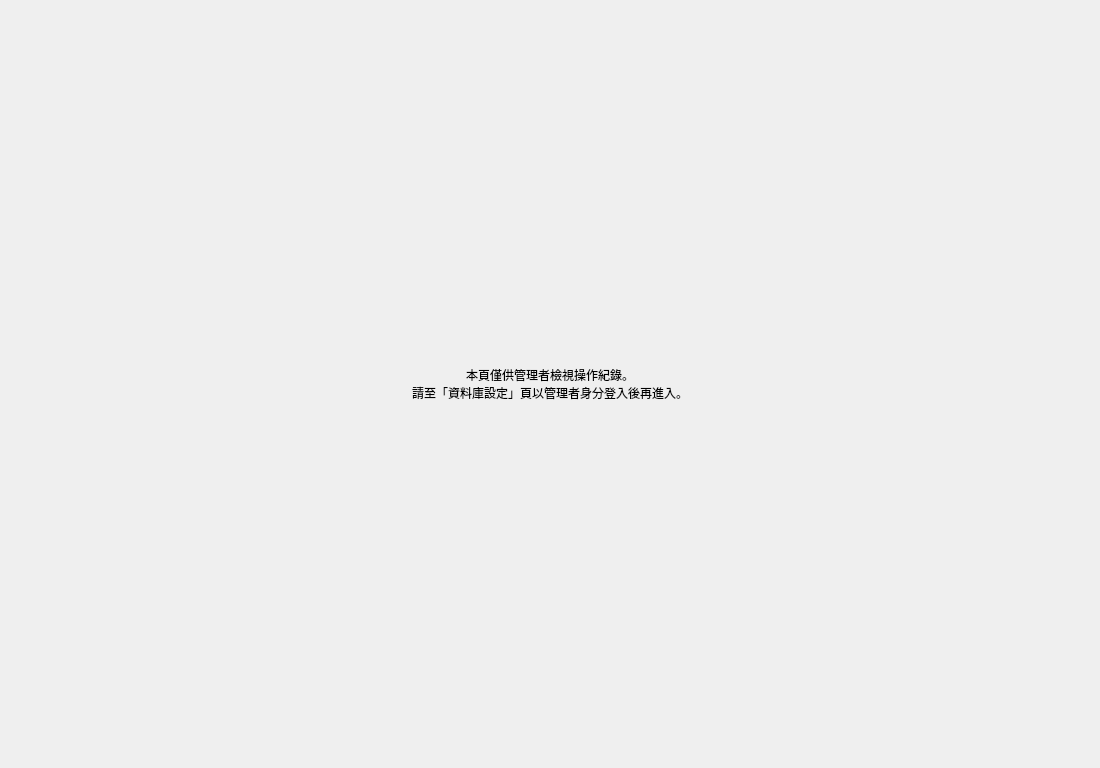
<?xml version="1.0" encoding="UTF-8"?>
<ui version="4.0">
 <class>MainWindow</class>
 <widget class="QMainWindow" name="MainWindow">
  <property name="geometry">
   <rect><x>0</x><y>0</y><width>1100</width><height>768</height></rect>
  </property>
  <property name="windowTitle"><string>公文管理系統 - 操作紀錄</string></property>
  <widget class="QWidget" name="centralwidget">
   <layout class="QVBoxLayout" name="mainVerticalLayout">
    <property name="spacing"><number>0</number></property>
    <property name="leftMargin"><number>0</number></property>
    <property name="topMargin"><number>0</number></property>
    <property name="rightMargin"><number>0</number></property>
    <property name="bottomMargin"><number>0</number></property>

    <item>
     <widget class="QStackedWidget" name="outer_stack">

      <!-- page 0：未登入遮罩 -->
      <widget class="QWidget" name="page_lock">
       <layout class="QVBoxLayout" name="lockLayout">
        <property name="leftMargin"><number>40</number></property>
        <property name="topMargin"><number>40</number></property>
        <property name="rightMargin"><number>40</number></property>
        <property name="bottomMargin"><number>40</number></property>
        <item>
         <spacer name="lockSpacerTop">
          <property name="orientation"><enum>Qt::Vertical</enum></property>
          <property name="sizeHint" stdset="0"><size><width>0</width><height>120</height></size></property>
         </spacer>
        </item>
        <item>
         <widget class="QLabel" name="lbl_lock">
          <property name="text"><string>本頁僅供管理者檢視操作紀錄。
請至「資料庫設定」頁以管理者身分登入後再進入。</string></property>
          <property name="alignment"><set>Qt::AlignCenter</set></property>
         </widget>
        </item>
        <item>
         <spacer name="lockSpacerBot">
          <property name="orientation"><enum>Qt::Vertical</enum></property>
          <property name="sizeHint" stdset="0"><size><width>0</width><height>120</height></size></property>
         </spacer>
        </item>
       </layout>
      </widget>

      <!-- page 1：紀錄檢視 -->
      <widget class="QWidget" name="page_main">
       <layout class="QVBoxLayout" name="mainLayout">
        <property name="spacing"><number>10</number></property>
        <property name="leftMargin"><number>16</number></property>
        <property name="topMargin"><number>16</number></property>
        <property name="rightMargin"><number>16</number></property>
        <property name="bottomMargin"><number>12</number></property>

        <!-- 篩選列 -->
        <item>
         <layout class="QHBoxLayout" name="filterLayout">
          <property name="spacing"><number>8</number></property>

          <item>
           <widget class="QLabel" name="lbl_period">
            <property name="text"><string>期間</string></property>
           </widget>
          </item>
          <item>
           <widget class="QDateEdit" name="audit_from">
            <property name="minimumWidth"><number>180</number></property>
            <property name="calendarPopup"><bool>true</bool></property>
            <property name="displayFormat"><string>yyyy-MM-dd</string></property>
           </widget>
          </item>
          <item>
           <widget class="QLabel" name="lbl_tilde">
            <property name="text"><string>～</string></property>
           </widget>
          </item>
          <item>
           <widget class="QDateEdit" name="audit_to">
            <property name="minimumWidth"><number>180</number></property>
            <property name="calendarPopup"><bool>true</bool></property>
            <property name="displayFormat"><string>yyyy-MM-dd</string></property>
           </widget>
          </item>

          <item>
           <widget class="QComboBox" name="audit_role">
            <property name="minimumWidth"><number>140</number></property>
           </widget>
          </item>

          <item>
           <widget class="QComboBox" name="audit_cat">
            <property name="minimumWidth"><number>110</number></property>
           </widget>
          </item>

          <item>
           <widget class="QLineEdit" name="audit_kw">
            <property name="placeholderText"><string>搜尋內容或對象</string></property>
            <property name="clearButtonEnabled"><bool>true</bool></property>
           </widget>
          </item>

          <item>
           <widget class="QPushButton" name="btn_reload">
            <property name="text"><string>重整</string></property>
           </widget>
          </item>
          <item>
           <widget class="QPushButton" name="btn_export">
            <property name="text"><string>匯出 CSV</string></property>
           </widget>
          </item>
         </layout>
        </item>

        <!-- 紀錄表 -->
        <item>
         <widget class="QTableWidget" name="audit_table">
          <property name="editTriggers"><set>QAbstractItemView::NoEditTriggers</set></property>
          <property name="selectionBehavior"><enum>QAbstractItemView::SelectRows</enum></property>
          <property name="alternatingRowColors"><bool>true</bool></property>
         </widget>
        </item>

        <!-- footer 計數 -->
        <item>
         <widget class="QLabel" name="lbl_count">
          <property name="text"><string></string></property>
          <property name="alignment"><set>Qt::AlignRight|Qt::AlignVCenter</set></property>
         </widget>
        </item>

       </layout>
      </widget>

     </widget>
    </item>

   </layout>
  </widget>
 </widget>
</ui>
